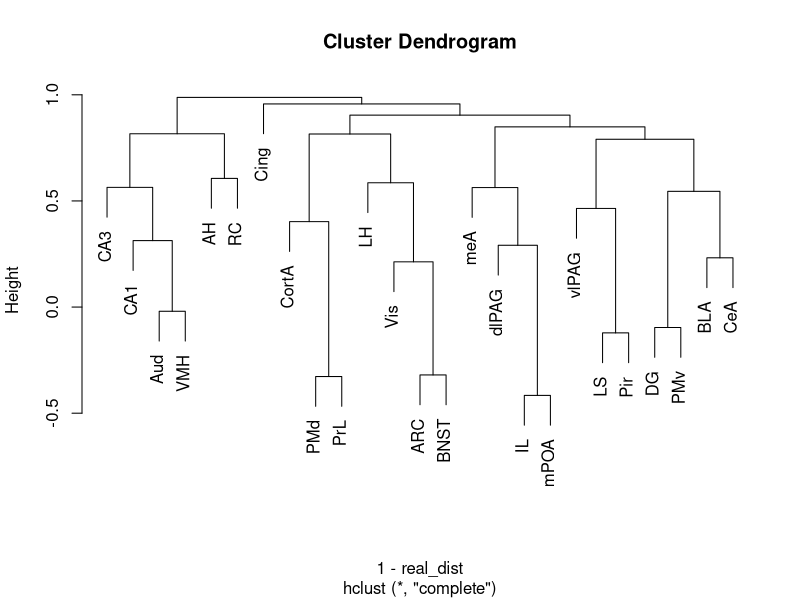
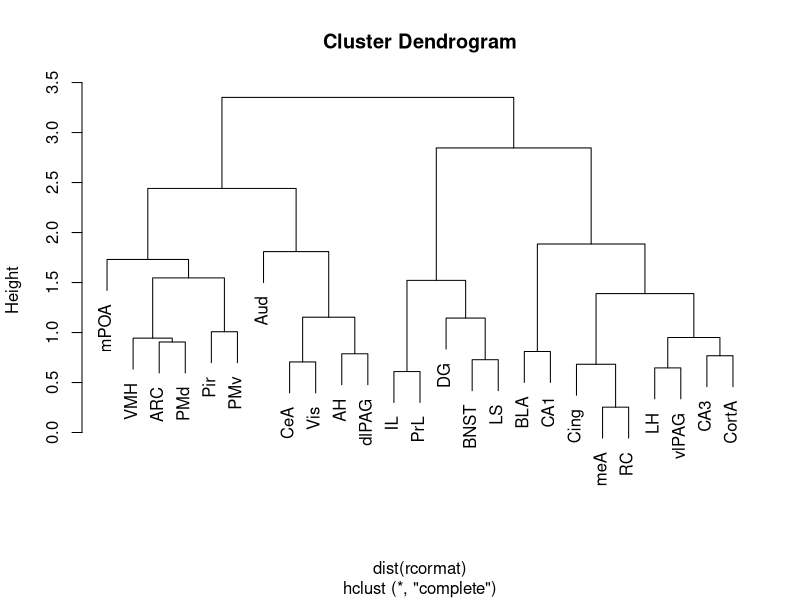
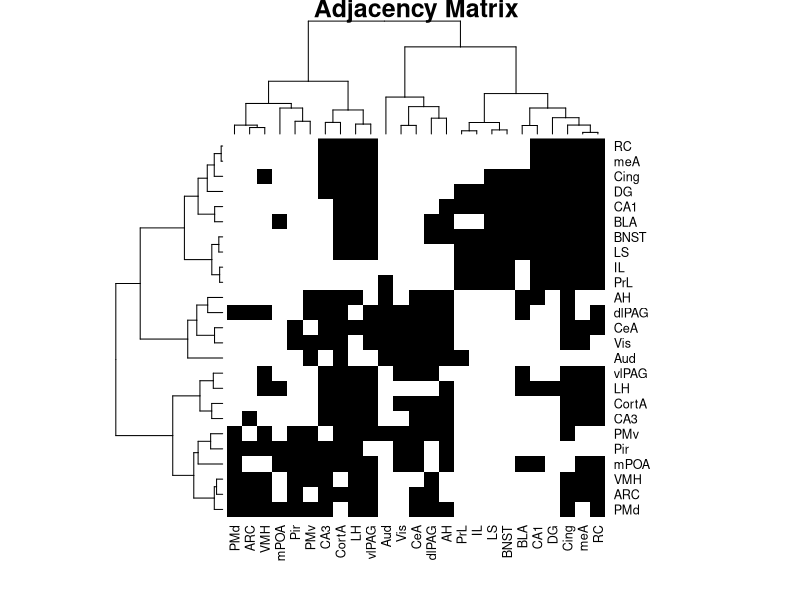
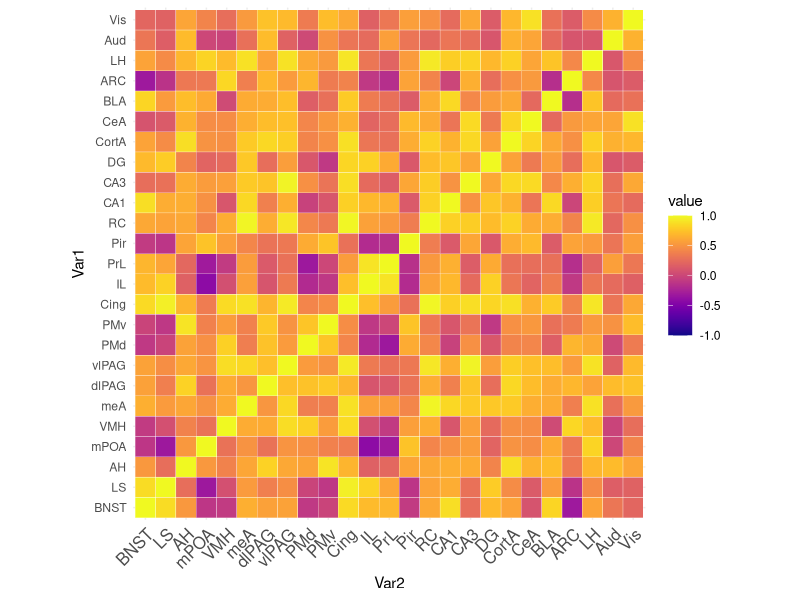

Generate these figures, in order, with R: (Note: this script raises an error after producing the figures.)
### cluster analysis

setwd("C:/Users/Cait/Dropbox/Research/Social Opportunity/june2016_6rem/csvs/cell counts")
setwd("C:/Users/caitl/Dropbox/Research/Social Opportunity/june2016_6rem/csvs/cell counts")

counts <- read.csv("cfos_counts_all.csv")
realmat <- read.csv("realcormat.csv") ## real removal
fakemat <- read.csv("fakecormat.csv") ## fake removal 

library(lattice)
library(pvclust)
library(ggplot2)
library(viridis)
library(reshape2)
library(cluster)
library(vegan)


### functions to make correlation matrices 

get_upper_tri <- function(cormat){
  cormat[lower.tri(cormat)]<- NA
  return(cormat)
}


### reorder matrix according to hierarchical clustering rules 

reorder_cormat <- function(cormat){
  dd <- as.dist((1-cormat)/2)
  hc <- hclust(dd)
  cormat <-cormat[hc$order, hc$order]
}



### just alpha removed 

rcormat <- cor(realmat, use = "pairwise.complete.obs")

## hierarchical clustering 

real_dist <- as.dist(1-rcormat)
real_hclust <- hclust(1-real_dist)
plot(real_hclust) ## normal hierarchical clustering
plot(hclust(dist(rcormat))) ## hierarchically clustering raw distance
heatmap(rcormat,
         distfun = function(x) {as.dist(1-cor(x))},
        col = grey(0:1)[c(2,1)],
        main="Adjacency Matrix") ## Adjacency Matrix

#### column and row order (choosing own order that makes conceptual sense)

rowcols <- c("BNST", "LS", "AH", "mPOA", "VMH", "meA", "dlPAG", "vlPAG", "PMd", "PMv", "Cing", "IL", "PrL",
             "Pir", "RC", "CA1", "CA3", "DG", "CortA", "CeA", "BLA", "ARC", "LH", "Aud", "Vis")

order <- as.matrix(rowcols)
rownames(order) <- rowcols
rcormatx <- rcormat[rownames(order),rownames(order),drop=FALSE]


#### make fig 

rordered <- reorder_cormat(rcormat)
upper_tri <- get_upper_tri(rordered)
rmelt <- melt(upper_tri, na.rm = TRUE)
rmelt <- melt(rcormatx, na.rm = TRUE)


### good removed fig 

ggplot(rmelt, aes(Var2, Var1, fill = value))+
  geom_tile(color = "white")+
  scale_fill_viridis(option = "C", limit = c(-1, 1)) +
  theme_minimal()+ 
  theme(axis.text.x = element_text(angle = 45, vjust = 1, 
                                   size = 12, hjust = 1))+
  coord_fixed()


ggplot(rmelt, aes(Var2, Var1, fill = value))+
  geom_tile(color = "white")+
  scale_fill_viridis(option = "C", limit = c(-1, 1)) +
  coord_fixed()+
  newggtheme


#### just alpha remained 

fcormat <- cor(fakemat, use = "pairwise.complete.obs")

## hierarchical clustering 

fake_dist <- as.dist(1-fcormat)
fake_hclust <- hclust(1-fake_dist)
plot(fake_hclust) ## normal hierarchical clustering
plot(hclust(dist(fcormat))) ## hierarchically clustering raw distance
heatmap(rcormat,
        distfun = function(x) {as.dist(1-cor(x))},
        col = grey(0:1)[c(2,1)],
        main="Adjacency Matrix") ## Adjacency Matrix

### reorder to match removed 

rowcols <- c("BNST", "LS", "AH", "mPOA", "VMH", "meA", "dlPAG", "vlPAG", "PMd", "PMv", "Cing", "IL", "PrL",
             "Pir", "RC", "CA1", "CA3", "DG", "CortA", "CeA", "BLA", "ARC", "LH", "Aud", "Vis")

order <- as.matrix(rowcols)
rownames(order) <- rowcols
fcormatx <- fcormat[rownames(order),rownames(order),drop=FALSE]

upper_tri <- get_upper_tri(fcormatx)

meltx <- melt(fcormatx, na.rm = TRUE)

### good remained fig 

ggplot(meltx, aes(Var2, Var1, fill = value))+
  geom_tile(color = "white")+
  scale_fill_viridis(option = "C",limit = c(-1, 1)) +
  theme_minimal()+ 
  theme(axis.text.x = element_text(angle = 45, vjust = 1, 
                                   size = 12, hjust = 1))+
  coord_fixed()


### order remained according to hierarchical clustering 

fordered <- reorder_cormat(fcormat)
upper_tri <- get_upper_tri(fordered)
fmelt <- melt(upper_tri, na.rm = TRUE)

ggplot(fmelt, aes(Var2, Var1, fill = value))+
  geom_tile(color = "white")+
  scale_fill_viridis(option = "C", limit = c(-1, 1)) +
  theme_minimal()+ 
  theme(axis.text.x = element_text(angle = 45, vjust = 1, 
                                   size = 12, hjust = 1))+
  coord_fixed()


### significance testing for hierarchical clusters 

rclustsig <- pvclust(realmat, method.dist="cor", method.hclust="average", nboot=1000)
plot(rclustsig)
pvrect(rclustsig, alpha = 0.95)
seplot(rclustsig)
print(rclustsig)


fclustsig <- pvclust(fakemat, method.dist="cor", method.hclust = "average", nboot = 1000)
plot(fclustsig)
pvrect(fclustsig, alpha = 0.95)
